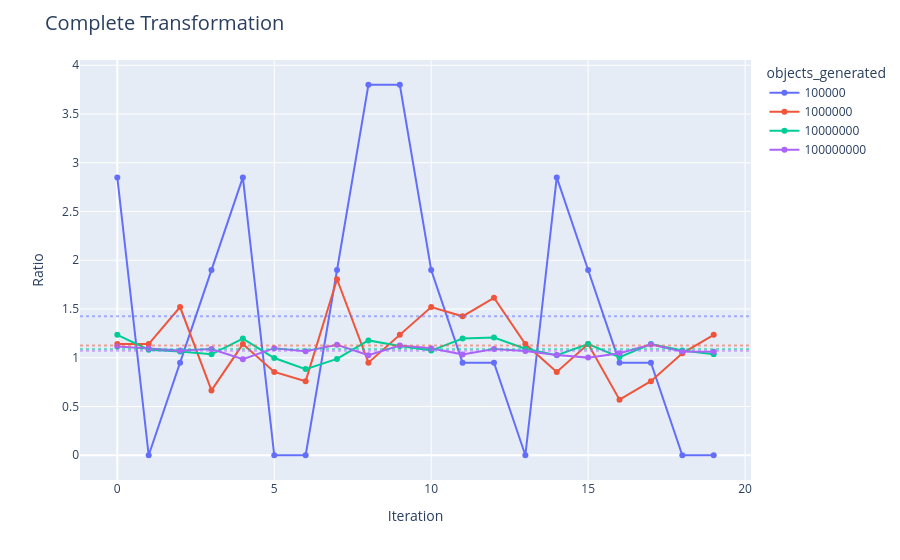

This figure's notebook cell:
### Code cell
import plotly.express as px
import plotly.graph_objects as go

# Gráfico base
fig = px.line(
    df_complete2, 
    x='iteration', 
    y='ratio', 
    color='objects_generated', 
    markers=True
)

# Obtener los colores del gráfico
color_map = {}
for trace in fig.data:
    # A veces trace.name no es exactamente igual al valor de la columna, por eso lo forzamos a string
    color_map[str(trace.name)] = trace.line.color

# Agregar línea horizontal del promedio para cada categoría
for category in df_complete2['objects_generated'].unique():
    color = color_map.get(str(category), 'gray')  # color por defecto si no se encuentra
    avg_value = df_complete2.loc[df_complete2['objects_generated'] == category, 'ratio'].mean()

    fig.add_hline(
        y=avg_value,
        line=dict(color=color, width=2, dash='dot'),
        opacity=0.5
    )

# Ajustes visuales
fig.update_layout(
    title=dict(text="Complete Transformation", font=dict(size=20)),
    yaxis_title="Ratio",
    xaxis_title="Iteration",
    showlegend=True
)

fig.show()

### Figure 1 — Plotly figure (JSON) as saved in the notebook; plotly's stock layout.template omitted (floating-point values rounded to 4 significant figures)
{"data": [{"hovertemplate": "objects_generated=100000<br>iteration=%{x}<br>ratio=%{y}<extra></extra>", "legendgroup": "100000", "line": {"color": "#636efa", "dash": "solid"}, "marker": {"symbol": "circle"}, "mode": "lines+markers", "name": "100000", "orientation": "v", "showlegend": true, "type": "scatter", "x": [0.0, 1.0, 2.0, 3.0, 4.0, 5.0, 6.0, 7.0, 8.0, 9.0, 10.0, 11.0, 12.0, 13.0, 14.0, 15.0, 16.0, 17.0, 18.0, 19.0], "xaxis": "x", "y": [2.85, 0.0, 0.9501, 1.9, 2.85, 0.0, 0.0, 1.9, 3.8, 3.8, 1.9, 0.9501, 0.9501, 0.0, 2.85, 1.9, 0.9501, 0.9501, 0.0, 0.0], "yaxis": "y"}, {"hovertemplate": "objects_generated=1000000<br>iteration=%{x}<br>ratio=%{y}<extra></extra>", "legendgroup": "1000000", "line": {"color": "#EF553B", "dash": "solid"}, "marker": {"symbol": "circle"}, "mode": "lines+markers", "name": "1000000", "orientation": "v", "showlegend": true, "type": "scatter", "x": [0.0, 1.0, 2.0, 3.0, 4.0, 5.0, 6.0, 7.0, 8.0, 9.0, 10.0, 11.0, 12.0, 13.0, 14.0, 15.0, 16.0, 17.0, 18.0, 19.0], "xaxis": "x", "y": [1.14, 1.14, 1.52, 0.6651, 1.14, 0.8551, 0.7601, 1.805, 0.9501, 1.235, 1.52, 1.425, 1.615, 1.14, 0.8551, 1.14, 0.57, 0.7601, 1.045, 1.235], "yaxis": "y"}, {"hovertemplate": "objects_generated=10000000<br>iteration=%{x}<br>ratio=%{y}<extra></extra>", "legendgroup": "10000000", "line": {"color": "#00cc96", "dash": "solid"}, "marker": {"symbol": "circle"}, "mode": "lines+markers", "name": "10000000", "orientation": "v", "showlegend": true, "type": "scatter", "x": [0.0, 1.0, 2.0, 3.0, 4.0, 5.0, 6.0, 7.0, 8.0, 9.0, 10.0, 11.0, 12.0, 13.0, 14.0, 15.0, 16.0, 17.0, 18.0, 19.0], "xaxis": "x", "y": [1.235, 1.083, 1.064, 1.036, 1.197, 0.9976, 0.8836, 0.9881, 1.178, 1.121, 1.074, 1.197, 1.207, 1.093, 1.026, 1.14, 1.007, 1.14, 1.074, 1.036], "yaxis": "y"}, {"hovertemplate": "objects_generated=100000000<br>iteration=%{x}<br>ratio=%{y}<extra></extra>", "legendgroup": "100000000", "line": {"color": "#ab63fa", "dash": "solid"}, "marker": {"symbol": "circle"}, "mode": "lines+markers", "name": "100000000", "orientation": "v", "showlegend": true, "type": "scatter", "x": [0.0, 1.0, 2.0, 3.0, 4.0, 5.0, 6.0, 7.0, 8.0, 9.0, 10.0, 11.0, 12.0, 13.0, 14.0, 15.0, 16.0, 17.0, 18.0, 19.0], "xaxis": "x", "y": [1.116, 1.097, 1.075, 1.089, 0.9852, 1.098, 1.068, 1.132, 1.025, 1.125, 1.096, 1.035, 1.09, 1.07, 1.027, 1.001, 1.047, 1.135, 1.065, 1.062], "yaxis": "y"}], "layout": {"legend": {"title": {"text": "objects_generated"}, "tracegroupgap": 0}, "margin": {"t": 60}, "shapes": [{"line": {"color": "#636efa", "dash": "dot", "width": 2}, "opacity": 0.5, "type": "line", "x0": 0, "x1": 1, "xref": "x domain", "y0": 1.425, "y1": 1.425, "yref": "y"}, {"line": {"color": "#EF553B", "dash": "dot", "width": 2}, "opacity": 0.5, "type": "line", "x0": 0, "x1": 1, "xref": "x domain", "y0": 1.126, "y1": 1.126, "yref": "y"}, {"line": {"color": "#00cc96", "dash": "dot", "width": 2}, "opacity": 0.5, "type": "line", "x0": 0, "x1": 1, "xref": "x domain", "y0": 1.089, "y1": 1.089, "yref": "y"}, {"line": {"color": "#ab63fa", "dash": "dot", "width": 2}, "opacity": 0.5, "type": "line", "x0": 0, "x1": 1, "xref": "x domain", "y0": 1.072, "y1": 1.072, "yref": "y"}], "showlegend": true, "title": {"font": {"size": 20}, "text": "Complete Transformation"}, "xaxis": {"anchor": "y", "domain": [0, 1], "title": {"text": "Iteration"}}, "yaxis": {"anchor": "x", "domain": [0, 1], "title": {"text": "Ratio"}}}}
